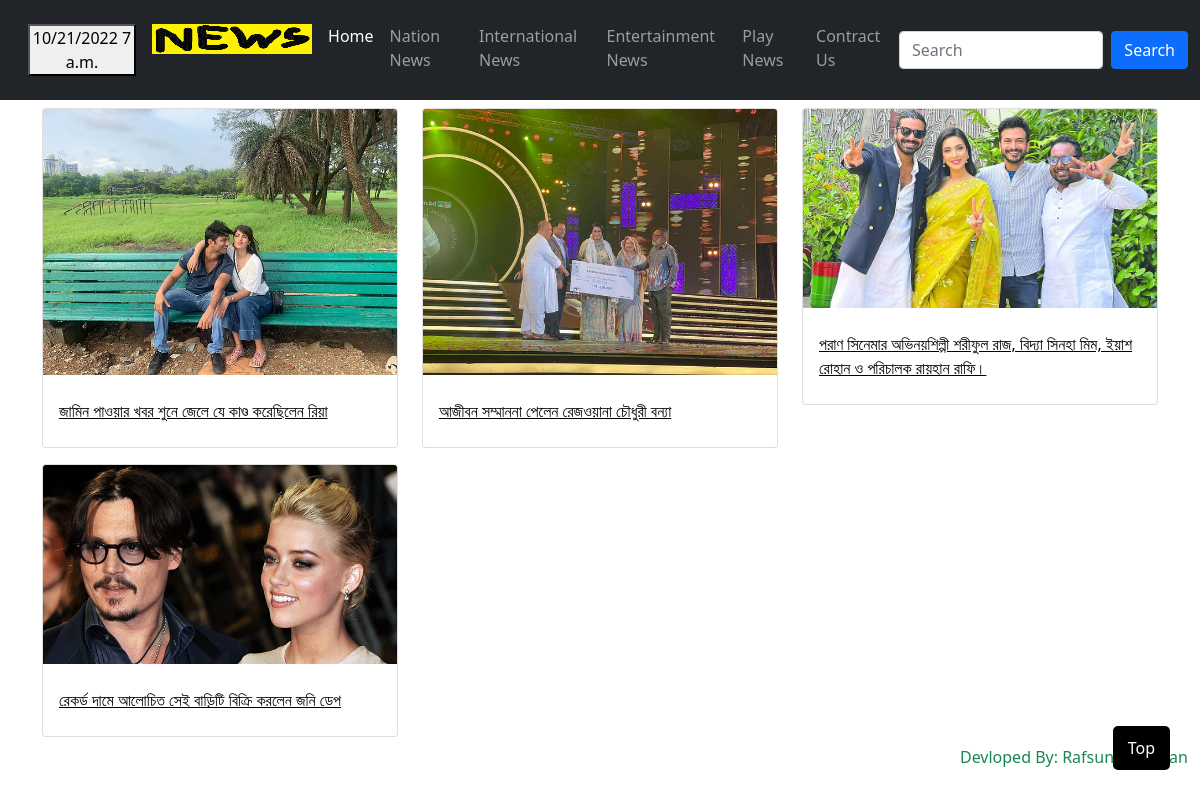
The page /entertainment-news/ on the database its author committed.
### newsApp/models.py (models this page shows, shortened)
class News(models.Model):
    choice_category =(
        ('জাতীয়', 'জাতীয়'),
        ('আন্তর্জাতিক', 'আন্তর্জাতিক'),
        ('বিনোদন', 'বিনোদন'),
        ('খেলা', 'খেলা'),
    )
    title = models.CharField(max_length=800)
    category = MultiSelectField(max_length=255, choices=choice_category)
    details = RichTextUploadingField()
    date = models.DateField(default=timezone.now())
    slug = AutoSlugField(populate_from='title', unique=True, null=True, default=None)
    image = models.ImageField(upload_to='NewsImage')
    class Meta:
        verbose_name = 'News'
        verbose_name_plural = 'News'

### newsApp/views.py (the view)
# urls.py: path('entertainment-news/', views.entertainment, name='entertainment-news'),
def entertainment(request):
    entertainment_news = News.objects.filter(category__icontains='বিনোদন').order_by('-date')
    return render(request, 'entertainment_news.html', {'entertainment_news': entertainment_news})

### newsApp/templates/entertainment_news.html
{% extends 'base.html' %}
{% block content %}
<div class="container">
    <div class="row">
        {% for x in entertainment_news %}
        <div class="col-lg-4 col-md-6 ">
            <div class="card cd-rsp2 mx-auto  p-0 my-2">
                <a href="{% url 'news-details' x.slug %}"><img class="card-img-top" src="{{x.image.url}}" alt=""></a>
                <div class="card-body">
                    <a style="color: black;" href="{% url 'news-details' x.slug %}">
                        <p class="card-title my-2">{{ x.title }}</p>
                    </a>
                </div>
            </div>
        </div>
        {% endfor%}
    </div>
</div>
{% endblock content %}

### newsApp/templates/base.html (style rules this page uses)
* { margin: 0; padding: 0; box-sizing: border-box; }

### rows shown on the page
News: image (picture), title "জামিন পাওয়ার খবর শুনে জেলে যে কাণ্ড করেছিলেন রিয়া"
News: image (picture), title "আজীবন সম্মাননা পেলেন রেজওয়ানা চৌধুরী বন্যা"
News: image (picture), title "পরাণ সিনেমার অভিনয়শিল্পী শরীফুল রাজ, বিদ্যা সিনহা মিম, ইয়াশ রোহান ও পরিচালক রায়হান রাফি।"
News: image (picture), title "রেকর্ড দামে আলোচিত সেই বাড়িটি বিক্রি করলেন জনি ডেপ"
